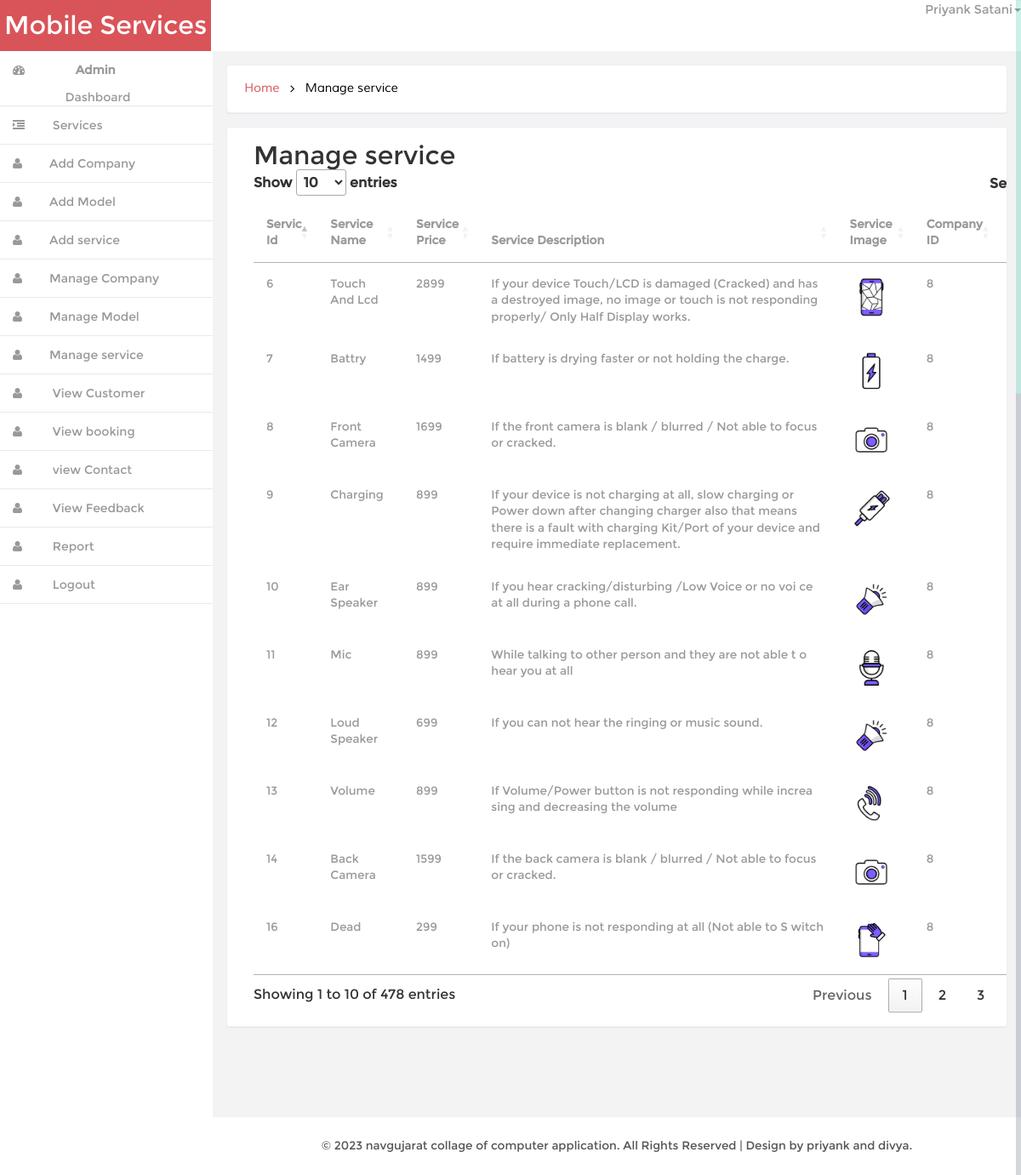
/admin/manage_service (signed in), run on the app's committed database.
### tables this page shows
CREATE TABLE `service` (
  `service_id` int(30) NOT NULL,
  `service_name` varchar(40) DEFAULT NULL,
  `service_price` float DEFAULT NULL,
  `service_img` varchar(255) DEFAULT NULL,
  `service_desc` varchar(255) DEFAULT NULL,
  `com_id` int(30) DEFAULT NULL,
  `mod_id` int(30) DEFAULT NULL
);

### admin/model.php (called while the page is built, shortened)
<?php
class model
{
	public $conn="";
	function __construct()
	{
		$this->conn=new mysqli('localhost','root','','mobile_service');
	}
	function selectall($tbl)
	{
		$ins="select * from $tbl ";
		$run=$this->conn->query($ins);
		while($fetch=$run->fetch_object())
		{
			$arr[]=$fetch;
		}
		if(!empty($arr))
		{
			return $arr;
		}
		else
		{
			return $arr=array("Data Not Found");
		}
	}
}
?>

### admin/manage_service.php (the view, shortened to what this page needs)
<?php
include_once('header.php');
?>
		     <div class="banner">
		    	<h2>
				<a href="dashboard">Home</a>
				<i class="fa fa-angle-right"></i>
				<span>Manage service</span>
				</h2>
		    </div>
 	<div class="blank">
			<div class="blank-page" style="overflow:auto">
				<div class="container mt-3">
				  <h2>Manage service</h2>
				  <table class="table">
					<thead>
					  <tr>
						<th>Servic Id</th>
						<th>Service Name</th>
						<th>Service Price</th>
						<th>Service Description</th>
						<th>Service Image</th>
						<th>Company ID</th>
						<th>Model ID</th>
					  </tr>
					</thead>
					<tbody>
					<?php
					foreach($manage_service_arr as $c)
					{
					?>
					  <tr>
						<td><?php echo $c ->service_id ;?></td>
						<td><?php echo $c ->service_name ;?></td>
						<td><?php echo $c ->service_price ;?></td>
						<td><?php echo $c ->service_desc ;?></td>
						<td><img src="service_img/<?php echo $c ->service_img ;?>"width="50px" height="50px"/></td>
						<td><?php echo $c ->com_id ;?></td>
						<td><?php echo $c ->mod_id;?></td>
					  </tr>
					<?php
					}
					?>
					</tbody>
				  </table>
				</div>
	        </div>
	</div>
	<?php
include_once('footer.php');
?>

### admin/control.php (shortened to what this page needs)
<?php
  include_once('model.php');
  class control extends model
  {
  	function __construct()
  	{
  		$path=$_SERVER['PATH_INFO'];
  		switch ($path)
  		{
				?>
<?php
			case '/manage_service':
			$manage_service_arr=$this->selectall('service');
			include_once('manage_service.php');
			break;
  		}
  	}
  }
 $obj=new control;
?>

### admin/header.php (shortened to what this page needs)
<!DOCTYPE HTML>
<html>
<head>
    <link href="css/bootstrap.min.css" rel='stylesheet' type='text/css' />
    <link href="css/style.css" rel='stylesheet' type='text/css' />
    <link href="css/font-awesome.css" rel="stylesheet">
    <link href="css/custom.css" rel="stylesheet">
    <link rel="stylesheet" href="https://cdn.datatables.net/1.10.24/css/jquery.dataTables.min.css">
</head>
<body>
    <div id="wrapper">
        <nav class="navbar-default navbar-static-top" role="navigation">
            <div class="navbar-header.php">
                <h1> <a class="navbar-brand" href="dashboard.php">Mobile Services</a></h1>
            </div>
            <div class=" border-bottom">
                <div class="drop-men">
                    <ul class=" nav_1">
                        <li class="dropdown">
                            <a href="#" class="dropdown-toggle dropdown-at" data-toggle="dropdown"><span
                                    class=" name-caret"><?php echo $_SESSION['name'];?><i class="caret"></i></span></a>
                        </li>
                    </ul>
                </div>
                <div class="clearfix">
                </div>
                <div class="navbar-default sidebar" role="navigation">
                    <div class="sidebar-nav navbar-collapse">
                        <ul class="nav" id="side-menu">
                            <li>
                                <a href="dashboard" class=" hvr-bounce-to-right"><i
                                        class="fa fa-dashboard nav_icon "></i><span class="nav-label">&nbsp;&nbsp;&nbsp;&nbsp;&nbsp;&nbsp;&nbsp;<b> Admin </b>
                                        <center>Dashboard</center></span> </a>
                            </li>
                            <li>
                                <a href="#" class=" hvr-bounce-to-right"><i class="fa fa-indent nav_icon"></i> <span
                                        class="nav-label">Services</span><span class=""></span></a>
                            </li>
                            <li>
                                <a href="add_company" class=" hvr-bounce-to-right"> <i
                                        class="fa fa-user nav_icon"></i>Add Company</a>
                            </li>
                            <li>
                                <a href="add_model" class=" hvr-bounce-to-right"> <i class="fa fa-user nav_icon"></i>Add
                                    Model</a>
                            </li>
                            <li>
                                <a href="add_service" class=" hvr-bounce-to-right"> <i
                                        class="fa fa-user nav_icon"></i>Add service</a>
                            </li>
                            <li>
                                <a href="manage_company" class=" hvr-bounce-to-right"><i
                                        class="fa fa-user nav_icon"></i>Manage Company</a>
                            </li>
                            <li>
                                <a href="manage_model" class=" hvr-bounce-to-right"><i
                                        class="fa fa-user nav_icon"></i>Manage Model</a>
                            </li>
                            <li>
                                <a href="manage_service" class=" hvr-bounce-to-right"><i
                                        class="fa fa-user nav_icon"></i>Manage service</a>
                            </li>
                            <li>
                                <a href="view_customer" class=" hvr-bounce-to-right"><i
                                        class="fa fa-user nav_icon"></i> <span class="nav-label">View Customer</span>
                                </a>
                            </li>
                            <li>
                                <a href="view_booking" class=" hvr-bounce-to-right"><i
                                        class="fa fa-user nav_icon"></i> <span class="nav-label">View booking</span>
                                </a>
                            </li>
                            <li>
                                <a href="view_contact" class=" hvr-bounce-to-right"><i
                                        class="fa fa-user nav_icon"></i> <span class="nav-label">view Contact</span>
                                </a>
                            </li>
                            <li>
                                <a href="view_feedback" class=" hvr-bounce-to-right"><i
                                        class="fa fa-user nav_icon"></i> <span class="nav-label">View Feedback</span>
                                </a>
                            </li>
                            <li>
                                <a href="report" class=" hvr-bounce-to-right"><i class="fa fa-user nav_icon"></i> <span
                                        class="nav-label">Report</span> </a>
                            </li>
                            <li>
                                <a href="admin_logout" class=" hvr-bounce-to-right"><i class="fa fa-user nav_icon"></i>
                                    <span class="nav-label">Logout</span> </a>
                            </li>
                        </ul>
                    </div>
                </div>
        </nav>
        <div id="page-wrapper" class="gray-bg dashbard-1">
            <div class="content-main">

### admin/footer.php (shortened to what this page needs)
<div class="copy">
            <p> © 2023 navgujarat collage of computer application. All Rights Reserved | Design by priyank and divya. </p>
	    </div>
		</div>
       </div>
     </div>
</body>
</html>

### admin/css/style.css (style rules this page uses)
h4, h5, h6, h1, h2, h3 { margin: 0; }
ul, ol { margin: 0;padding: 0; }
p { margin: 0; }
html, body { font-family:'Montserrat-Regular'; font-size: 100%; background:#F3F3F4; overflow-x: hidden; }
body a { transition:0.5s all; -webkit-transition:0.5s all; -moz-transition:0.5s all; -o-transition:0.5s all; -ms-transition:0.5s all; }
div#wrapper { background-color: #fff; }
.navbar-default.sidebar { background-color: #fff; }
h1 a.navbar-brand { color: #fff !important; font-size: 30px; font-weight: 500; padding: 20px 0px; background: #d95459; text-align: center; width:248px; height: 60px; }
i.nav_icon { color: #fff; margin-right:6px; }
.sidebar ul li a { color: #999; font-size:14px; }
.hvr-bounce-to-right { display: inline-block; vertical-align: middle; -webkit-transform: translateZ(0); transform: translateZ(0); box-shadow: 0 0 1px rgba(0, 0, 0, 0); -webkit-backface-visibility: hidden; backface-visibility: hidden; -moz-osx-font-smoothing: grayscale; position: relative; -webkit-transition-property: color; transition-property: color; -webkit-transition-duration: 0.5s; transition-duration: 0.5s; }
.hvr-bounce-to-right:before { content: ""; position: absolute; z-index: -1; top: 0; left: 0; right: 80%; bottom: 0; background:#7f8c8d; -webkit-transform: scaleX(0); transform: scaleX(0); -webkit-transform-origin: 0 50%; transform-origin: 0 50%; -webkit-transition-property: transform; transition-property: transform; -webkit-transition-duration: 0.5s; transition-duration: 0.5s; -webkit-transition-timing-function: ease-out; transition-timing-function: ease-out; }
.nav > li > a { color: #999; font-weight:500; padding: 0px 20px 0px 0px; font-size: 0.85em; border-bottom: 1px solid #E9E9E9; }
.nav > li > a i { margin-right: 14px; }
i.nav_icon { color: #999; padding: 15px; width: 44px; height: 44px; }
@media (min-width: 768px) { #page-wrapper { position: inherit; margin: 0 0 0 240px; min-height: 1000px; } }
a.dropdown-toggle.dropdown-at { border-bottom: none; }
.content-main { background-color: #F3F3F4; padding-top: 1em; }
.border-bottom { background-color: #fff; }
.drop-men { float: right; }
.dropdown-at { padding: 0 !important; position: relative; color: #999; font-size: 0.9em; text-decoration: none ; }
.dropdown, .dropup { display: inline-block; padding:0; }
.banner { background: #fff; display: block; margin: 0em 1em ; padding:1em; border: 1px solid #ebeff6; border-color: #ebeff6; border-radius: 4px; -webkit-border-radius: 4px; -o-border-radius: 4px; -moz-border-radius: 4px; -ms-border-radius: 4px; -webkit-box-shadow: 0 1px 1px rgba(0,0,0,.05); box-shadow: 0 1px 1px rgba(0,0,0,.05); }
.banner h2 { font-size:0.9em; }
.banner h2 a { color:#D95459; text-decoration:none; font-family: 'Muli-Regular'; padding:0.3em ; }
.banner h2 span { color:#000; font-family: 'Muli-Regular'; padding:0.3em ; }
.banner h2 i { color:#000; vertical-align:middle; padding:0.3em ; }
.blank { padding: 1em; min-height: 650px; }
.blank-page { padding: 1em; background: #fff; border: 1px solid #ebeff6; border-radius: 4px; -webkit-border-radius: 4px; -o-border-radius: 4px; -moz-border-radius: 4px; -ms-border-radius: 4px; -webkit-box-shadow: 0 1px 1px rgba(0,0,0,.05); box-shadow: 0 1px 1px rgba(0,0,0,.05); }
.table td, .table>tbody>tr>td, .table>tbody>tr>th, .table>tfoot>tr>td, .table>tfoot>tr>th, .table>thead>tr>td, .table>thead>tr>th { padding: 15px !important; font-size: 0.85em; color: #999; border-top: none !important; }
.table { margin-bottom: 0; }
.copy { background:#fff; text-align:center; padding:1.5em 0; margin-top: 90px; }
.copy p, .copy-right p { font-size:0.85em; color:#555; }

### admin/css/custom.css (style rules this page uses)
#wrapper { width: 100%; }
#page-wrapper { min-height: 568px; }
@media (min-width:768px) { #page-wrapper { position: inherit; margin: 0 0 0 250px; } }
.sidebar .sidebar-nav.navbar-collapse { padding-right: 0; padding-left: 0; }
@media (min-width:768px) { .sidebar { z-index: 1; position: absolute; width: 250px; } }

### data on the page
service: service_id "6", service_name "Touch And Lcd", service_price "2899", service_desc "If your device Touch/LCD is damaged (Cracked) and has a destroyed image, no image or touch is not responding properly/ Only Half Display works.", service_img (picture), com "8"
service: service_id "7", service_name "Battry", service_price "1499", service_desc "If battery is drying faster or not holding the charge.", service_img (picture), com "8"
service: service_id "8", service_name "Front Camera", service_price "1699", service_desc "If the front camera is blank / blurred / Not able to focus or cracked.", service_img (picture), com "8"
service: service_id "9", service_name "Charging", service_price "899", service_desc "If your device is not charging at all, slow charging or Power down after changing charger also that means there is a fault with charging Kit/Port of your device and require immediate replacement.", service_img (picture), com "8"
service: service_id "10", service_name "Ear Speaker", service_price "899", service_desc "If you hear cracking/disturbing /Low Voice or no voi ce at all during a phone call.", service_img (picture), com "8"
service: service_id "11", service_name "Mic", service_price "899", service_desc "While talking to other person and they are not able t o hear you at all", service_img (picture), com "8"
service: service_id "12", service_name "Loud Speaker", service_price "699", service_desc "If you can not hear the ringing or music sound.", service_img (picture), com "8"
service: service_id "13", service_name "Volume", service_price "899", service_desc "If Volume/Power button is not responding while increa sing and decreasing the volume", service_img (picture), com "8"
service: service_id "14", service_name "Back Camera", service_price "1599", service_desc "If the back camera is blank / blurred / Not able to focus or cracked.", service_img (picture), com "8"
service: service_id "16", service_name "Dead", service_price "299", service_desc "If your phone is not responding at all (Not able to S witch on)", service_img (picture), com "8"

### other printed values
$_SESSION['name'] "Priyank Satani"
